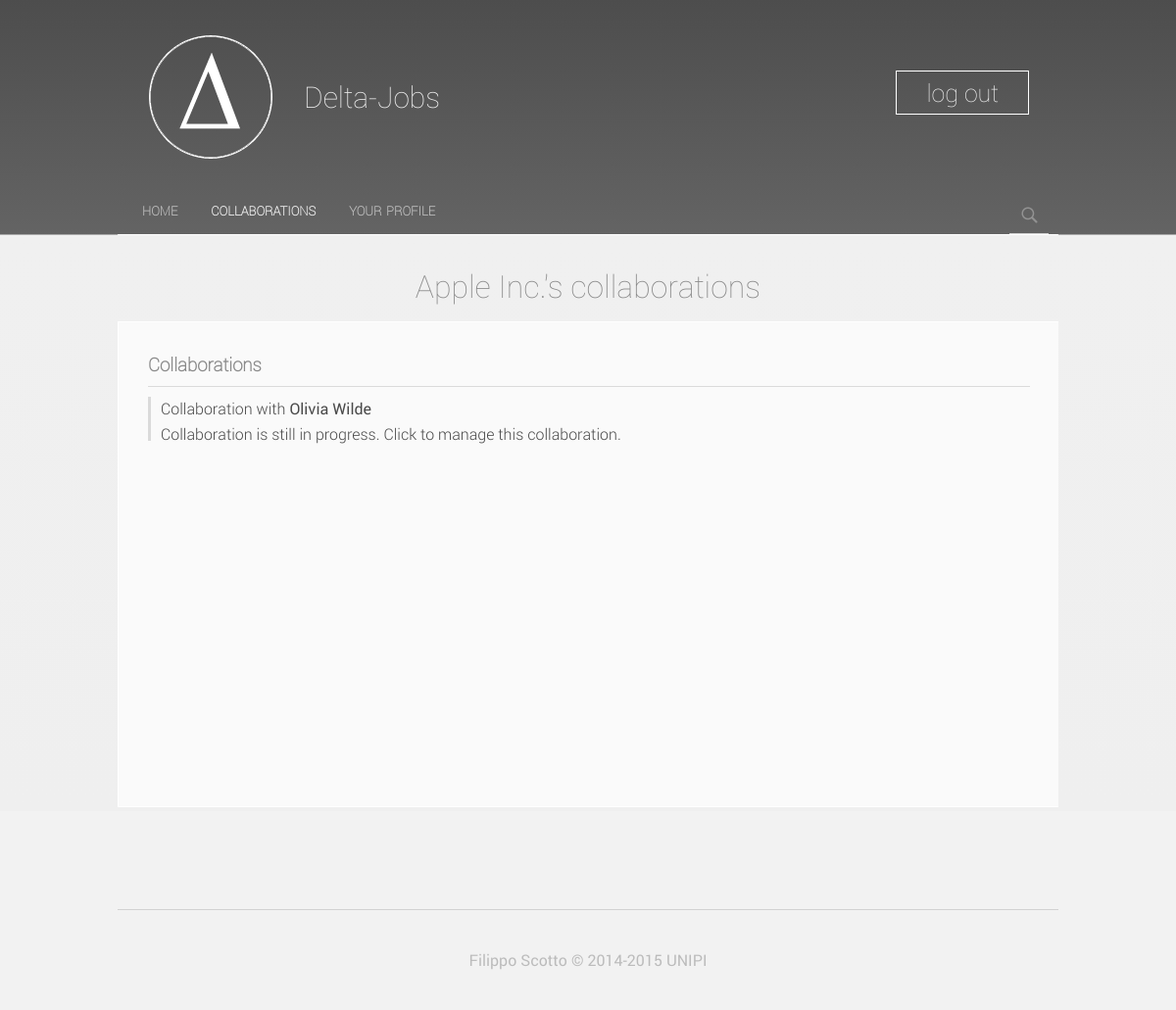
The page /d/pending_requests.php (signed in) on the database its author committed.
### tables this page shows
CREATE TABLE IF NOT EXISTS `com_information` (
  `id_company` int(11) NOT NULL,
  `name` varchar(45) NOT NULL,
  `id_category` int(11) NOT NULL,
  `telephone` varchar(45) NOT NULL,
  `picture` varchar(100) NOT NULL,
  `bio` text NOT NULL,
  `requirements` text NOT NULL,
  `city` varchar(100) NOT NULL,
  `country` varchar(100) NOT NULL,
  `requested_avg` int(11) NOT NULL,
  PRIMARY KEY (`id_company`),
  KEY `id_category` (`id_category`)
);

CREATE TABLE IF NOT EXISTS `collaboration` (
  `id_collaboration` int(11) NOT NULL AUTO_INCREMENT,
  `id_user` int(11) NOT NULL,
  `id_company` int(11) NOT NULL,
  `date_start` date DEFAULT NULL,
  `date_end` date DEFAULT NULL,
  `review` float DEFAULT NULL,
  PRIMARY KEY (`id_collaboration`),
  KEY `id_user_idx` (`id_user`),
  KEY `id_company_idx` (`id_company`)
);

### web/deltabase/sys/api/DeltaProfile.php (called while the page is built, shortened)
<?php
require_once("DatabaseHandler.php");
class DeltaProfile {
		protected $dbHandler_;
		private $mode_;
		protected $id_;
		function __construct($id_user, $m) {
			$this->id_ = $id_user;
			$table = array('u'=>'user', 'c'=>'company');
			$this->mode_ = $table[$m];
			try {
				$this->dbHandler_ = new DatabaseHandler;
		   		$this->isValid($this->mode_);
		   	}
		   	catch (DeltaException $e) {
		   		goToErrorPage($e->getCode());
		   	}
		}
		private function isValid($what) {
			$params = array($this->id_);
			try {
				$this->dbHandler_->executeQuery("SELECT * FROM " . $what . " WHERE id_". $what . "=%d", $params, true);
			}
			catch(DeltaException $e) {
				if($e->isCode(603))
					throw new DeltaException(100);
				else
					throw $e;
			}
			$this->dbHandler_->releaseResult();
		}
		public function getBasicInformation(){
			$procedure = "get" . $this->mode_ . "BasicInformation";
			return $this->dbHandler_->call($procedure, "%d", array($this->id_));
		}
		public function getPendingRequests(){
			$procedure = "get" . $this->mode_ . "PendingRequests";
			return $this->dbHandler_->call($procedure, "%d", array($this->id_), false);
		}
}
?>

### web/deltabase/sys/api/DatabaseHandler.php (called while the page is built, shortened)
<?php
	class DatabaseHandler {
		private $db_;
		private $result_;
		function __construct(){
			$this->db_ = new mysqli(self::SERVER, self::USERNAME, self::PASSWORD, self::DBNAME);
		}
		private function checkResult($query)
		{
			return true;
		}
		private function filterSQLQuery($params) {
			return $params;
		}
		public function executeQuery ($query, $params, $numRowsMustBePositive = false) {
			$query = vsprintf($query, $this->filterSQLQuery($params));
			$this->result_ = $this->db_->query($query);
		}
		public function call($procedure, $formatted_string, $params, $scalar=true) {
			try {
				$this->executeQuery("CALL " . $procedure . "(" . $formatted_string .");", $params);
			}
			catch (DeltaException $e) {
				goToErrorPage($e->getCode());
			}
			finally {
				if(!$scalar) {
					$result = $this->fetchResultArrayOfObjects();
				}
				else {
					$result = $this->fetchResultObject();
				}
				return $result;
			}
		}
		public function fetchResultObject() {
			return $this->result_->fetch_object();
		}
		public function fetchResultArrayOfObjects(){
			$array = array();
			while ($row = $this->result_->fetch_object()) {
		        $array[] = $row;
		    }
		    return $array;
		}
		public function nextResult() {
			$this->db_->next_result();
		}
	}
?>

### web/d/pending_requests.php (the view, shortened to what this page needs)
<?php
   require_once("../deltabase/sys/api/DeltaProfile.php");
   $mode = $_SESSION['mode'] or goToErrorPage(-1);
   $id = $_SESSION['id'] or goToErrorPage(-1);
   $user = new DeltaProfile($id, $mode);
   $user_info = $user->getBasicInformation();
   $second_option_menu = array('u'=>"pending requests", 'c'=>"collaborations");
   $collaboration_caption = array('u' => " sent you a <b>collaboration request. </b>", 'c'=> "");
   $collaboration_intro = array('u' => "", 'c'=> "Collaboration with ");
   $collaboration_footer = array('u' =>"Please contact the company for further information.",'c'=>"");
   $action = array('u'=> "manageUserPendingRequest", 'c'=>"manageCompanyCollaboration");
   $pending_requests = $user->getPendingRequests();
?>
<!doctype html>
<html lang="en">
<head>
   <link href="../css/apple.css" rel="stylesheet" type="text/css">
   <link href="../css/search-bar.css" rel="stylesheet" type="text/css">
   <link href="../css/profile-common-style.css" rel="stylesheet" type="text/css">
   <link href="../css/localfonts.css" rel="stylesheet" type="text/css">
</head>
<body>
   <header class="site-header">
      <div id="header-wrapper">
         <div id="logo"></div>
         <h1 id="logo-text">Delta-Jobs</h1>
         <div id="logout-button" class="header-button" onclick="location.href='../logout.php'">log out</div>
      </div>
      <nav>
         <a href="dashboard.php">
            <div class="menu-item">
               home
            </div>
         </a>
         <a href="#">
            <div class="menu-item current">
               <?php echo $second_option_menu[$mode]; ?></div>
         </a>
         <a href=<?php echo '"profile.php?' . $mode . '='. $id . '"';?> >
            <div class="menu-item">
               your profile</div>
         </a>
         <input id="search-bar" class="search-bar clickable" placeholder="search" accesskey="f">
      </nav>
      <div class="divider outer">
         <div class="divider inner">
         </div>
      </div>
   </header>
   <main>
      <section id="request-s" class="intro-s">
         <header class="relative-heading">
            <h1><?php
                  echo $user_info->name;
                  if(substr($user_info->name, -1) == 's')
                     echo "' ";
                  else
                     echo "'s ";
                  echo $second_option_menu[$mode]; ?>
            </h1>
         </header>
         <div class="column-layout" style="height: 500px;">
            <section class="column full" id="notifications" style="/* float: left; */ background: rgba(255, 255, 255, 0.71);
                                                                   width: 900px; display: inline-block;
                                                                   /* margin-top: 15px; */ border: 1px rgb(255, 255, 255) solid; padding: 30px;
                                                                   height: auto;">
               <h3><?php echo ($mode=='u')?"Requests":"Collaborations";?></h3>
               <?php
                  if(count($pending_requests)) {
                     echo '<ul class="notifications-list">';
                     foreach($pending_requests as $n) {
                        echo '<li class="notification" onclick="'. $action[$mode] .'(' . $n->id_collaboration . ')" id="collaboration-'. $n->id_collaboration . '" onclick="openRequest('. $n->id_collaboration . ')">';
                        echo '   <span class="notification-object">' . $collaboration_intro[$mode] . '<b>'. $n->name .'</b>' . $collaboration_caption[$mode] .'  </span>';
                        echo '   <span class="notification-time"> '. (($mode=='u')?$collaboration_footer[$mode]:( ($n->date_start==null)?'Collaboration has not started yet.':'Collaboration is still in progress. Click to manage this collaboration.')) . ' </span>';
                        echo '</li>';
                     }
                     echo '</ul>';
                  }
                  else {
                     echo '<p>There are no ' . $second_option_menu[$mode] . '.</p>';
                  }
               ?>
            </section>
         </div>
      </section>
   </main>
   <?php require_once("../deltabase/sys/require/footer.php"); ?>
</body>
</html>

### web/deltabase/sys/require/footer.php
<footer>
   <div id="footer-content">
      <div id="credit">
         <b>Filippo Scotto © 2014-2015 UNIPI</b>
      </div>
   </div>
</footer>

### web/css/apple.css (style rules this page uses)
* { margin: 0; padding: 0; }
.relative-heading { position: relative !important; width: 960px; margin: 0 auto 15px; }
.clickable { cursor: pointer; }
body { font-family: "LF_RobotoThin", "LF_RobotoLight", "Roboto", "HelveticaNeue-UltraLight", "Helvetica Neue UltraLight", "Helvetica Neue", Helvetica, Arial, sans-serif; min-width: 960px; color: rgb(234, 234, 234); background: #f2f2f2; }
a { color: #2A8CFA; opacity: 0.9; }
b { font-family: "LF_RobotoRegular"; font-weight: 300; }
ul { list-style: none; }
h1 { margin-bottom: 15px; font: 100 2rem"LF_RobotoThin"; text-align: center; color: #898989; }
span { font-size: 20px; font-weight: 100; }
main { background: linear-gradient(#F0F0F0, rgb(239, 239, 239)); padding-top: 30px; }
input { outline: none; }
.site-header { height: 240px; background-color: rgb(94,94,94); background: linear-gradient(rgba(3, 3, 3, 0.69), rgba(0, 0, 0, 0.59)); }
.site-header #header-wrapper { width: 960px; height: 200px; margin: 0 auto; }
#logo { height: 140px; width: 130px; background: url("../img/logo.png"); margin: 30px; background-repeat: no-repeat; background-position: center; float: left; }
#logo-text { color: #f1f1f1; font-size: 30px; font-weight: 200; float: left; margin-top: 79px; }
.header-button { float: right; color: #f1f1f1; border: 1px white solid; padding: 5px 30px; font-size: 25px; font-weight: 200; border-radius: 0px; margin: 72px 30px 0px 0px; transition: all 0.5s ease 0s; cursor: pointer; }
nav { width: 940px; height: 39px; margin: 0 auto; }
.menu-item { display: inline-block; margin-right: auto; height: 40px; margin-left: auto; text-align: center; transition: all 0.15s ease-in-out; font-variant: small-caps; font-weight: 600; padding-right: 15px; padding-left: 15px; font-size: larger; }
nav a { color: rgba(228, 228, 228, 0.77); text-decoration: none; }
.menu-item.current { font-weight: 600; color: white; height: 35px; min-height: 35px; max-height: 35px; }
.divider { height: 1px; }
.divider.outer { background: #aaa; }
.divider.inner { background: #FFFFFF; width: 960px; margin-left: auto; margin-right: auto; min-width: 960px; }
footer { color: rgb(107, 107, 107); margin-top: 100px; }
#footer-content { margin: 0 auto; text-align: center; width: 960px; border-top: 1px solid rgb(210, 210, 210); }
#credit { padding-top: 40px; padding-bottom: 40px; opacity: 0.4; position: relative; }
.intro-s { padding: 0; width: 960px; margin: 0 auto; height: auto; }

### web/css/search-bar.css (style rules this page uses)
.search-bar { height: 38px; border: 0; border-bottom: 1px solid rgb(210, 210, 210); padding: 0 10px 0px 30px; width: 0px; float: right; background: transparent url("../img/search-24.png") no-repeat center; color: white; font-size: 20px; font-weight: 100; font-family: "Roboto", "LF_RobotoThin", sans-serif; transition: all .24s ease-in-out; }

### web/css/profile-common-style.css (style rules this page uses)
.notifications-list { overflow-y: auto; height: 398px; }
.notification { display: block; border-left: 3px solid #dadada; padding-left: 10px; margin-top: 10px; margin-bottom: 10px; height: 45px; cursor: pointer; }
.notification-object { color: #4A4A4A; font: 100 16px/1.6"LF_RobotoLight"; }
.notification-time { color: #A5A5A5; font: 100 13px/1.6"LF_RobotoLight"; display: block; }
.column-layout { height: 500px; margin: 0 auto; display: block; width: 960px; overflow: hidden; }
.column { float: left; background: rgba(255, 255, 255, 0.71); width: 410px; display: inline-block; margin-right: 15px; border: 1px rgb(255, 255, 255) solid; padding: 30px; height: auto; }
.column span { color: #4A4A4A; font: 100 16px/1.6"LF_RobotoLight", sans-serif; }
.column h3 { padding-bottom: 10px; border-bottom: 1px solid; color: #898989; border-color: #DADADA; }

### rows shown on the page
com_information: name "Apple Inc."
collaboration: name "Olivia Wilde", shows "Collaboration is still in progress. Click to manage this collaboration."

### other values the page prints
$second_option_menu[$mode] "collaborations"
